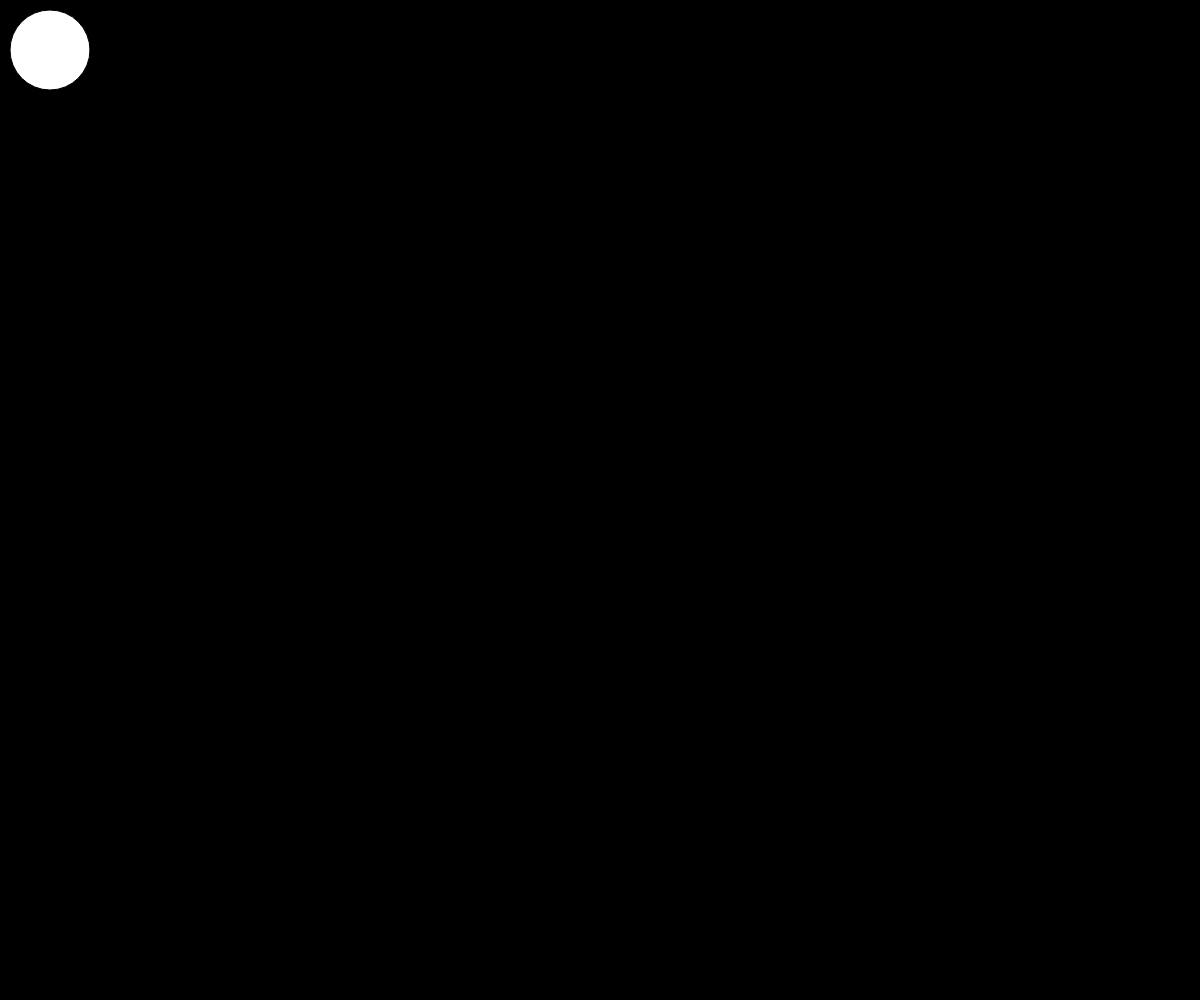
Frame 1 (no input)
Frame 60 (no input): identical to frame 1, image omitted
Frame 120 (the mouse pressed at the canvas centre since frame 60): identical to frame 1, image omitted

The p5.js sketch that drew this single still picture (run headless with seeded random() and noise() and a simulated clock; from frame 60 on, the mouse is pressed at the canvas centre):

// p5.js sketch
// ── sketch.js
console.log("HHAHAH")

function setup() {
    createCanvas(windowWidth, windowHeight);
}

function draw() {
    background(0);
    ellipse(50,50,80,80);
}

function windowResized() {
    resizeCanvas(windowWidth, windowHeight);
  }
